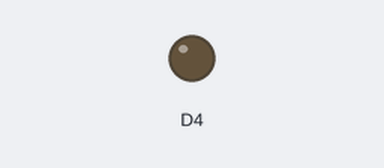
Simulated run of this sketch. Board: ESP8266 (NodeMCU). Shown: output pins drawn as LEDs (lit = HIGH). Uploads are accepted with an empty reply; what the sketch prints to the serial monitor is not drawn.

Above: at 0.1 s.
At 1.5 s:
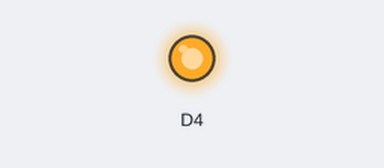
Timing chart, 0 to 3.1 s (numbered marks = the images above):
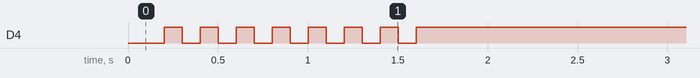

The sketch:

r2_piano.ino
```cpp
#include <Arcana.h>

Arcana arcana("piano", false);

int counter = 0;
bool isReset = false;
bool isDone = false;


void setup() {
  pinMode(D2, INPUT_PULLUP);
  reset();

  arcana.init();
  delay(50);
}
void loop() {
  if (counter == 0) {
    arcana.conectar();
    counter = 50 ;
  }
  counter--;
  //    ///////////////////////////////
  if (arcana.respuesta.substring(1, 4).equals("off") && !isReset) {
    reset();
  }
  if (arcana.respuesta.substring(1, 3).equals("on") && !isReset) {
    reset();
  }
  if (arcana.respuesta.toInt() == 0 && !isReset) {
    reset();
  }

  if (arcana.respuesta.toInt() > 0  && digitalRead(D2) == LOW) {
    isDone = true;
    isReset = false;
  }


  String estado = "piano=" + (isDone ? String("done") : String("waiting"));
  arcana.estado(estado);

  ///////////////////////////////
  delay(20);
}

void reset() {
  isDone = false;
  isReset = true;
}
```
